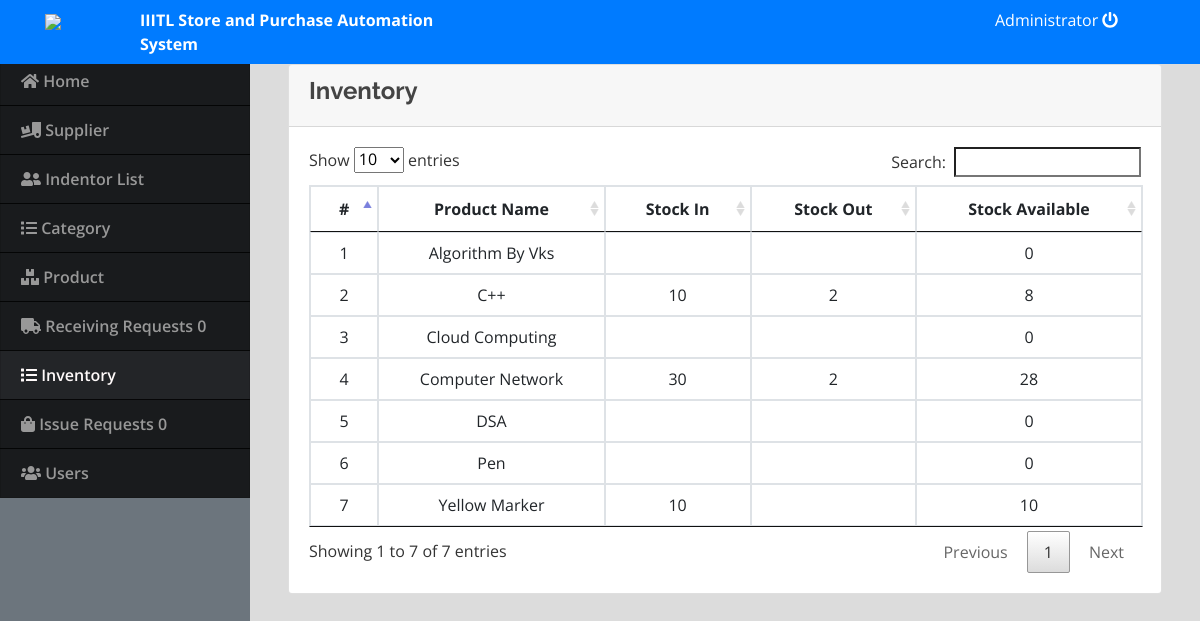
/index.php?page=inventory (signed in), run on the app's committed database.
### tables this page shows
CREATE TABLE `product_list` (
  `id` int(30) NOT NULL,
  `product_id` int(30) NOT NULL,
  `category_id` int(30) NOT NULL,
  `name` varchar(150) NOT NULL,
  `mfg_date` date NOT NULL,
  `exp_date` date NOT NULL,
  `description` text NOT NULL
);

### inventory.php (the view, shortened to what this page needs)
<?php include 'db_connect.php' ?>
<div class="container-fluid">
	<div class="col-lg-12">
		<div class="row">
			<div class="col-md-12">
				<div class="card">
					<div class="card-header">
						<h4><b>Inventory</b></h4>
					</div>
					<div class="card-body">
						<table class="table table-bordered">
							<thead>
								<th class="text-center">#</th>
								<th class="text-center">Product Name</th>
								<th class="text-center">Stock In</th>
								<th class="text-center">Stock Out</th>
								<th class="text-center">Stock Available</th>
							</thead>
							<tbody>
							<?php
								$i = 1;
								$product = $conn->query("SELECT * FROM product_list r order by name asc");
								while($row=$product->fetch_assoc()):
								$inn = $conn->query("SELECT sum(qty) as inn FROM inventory where type = 1 and product_id = ".$row['id']);
								$inn = $inn && $inn->num_rows > 0 ? $inn->fetch_array()['inn'] : 0;
								$out = $conn->query("SELECT sum(qty) as `out` FROM inventory where type = 2 and product_id = ".$row['id']);
								$out = $out && $out->num_rows > 0 ? $out->fetch_array()['out'] : 0;
								     $available = $inn - $out;
							?>
								<tr>
									<td class="text-center"><?php echo $i++ ?></td>
									<td class="text-center"><?php echo $row['name'] ?></td>
									<td class="text-center"><?php echo $inn ?></td>
									<td class="text-center"><?php echo $out ?></td>
									<td class="text-center"><?php echo $available ?></td>
								</tr>
							<?php endwhile; ?>
							</tbody>
						</table>
					</div>
				</div>
			</div>
		</div>
	</div>
</div>

### assets/css/style.css (style rules this page uses)
body { font-family: "Open Sans", sans-serif; color: #444444; width: 100%; height: calc(100%); }
h1, h2, h3, h4, h5, h6 { font-family: "Raleway", sans-serif; }

### index.php (style rules this page uses)
body { background: #80808045; }

### data on the page
product_list: name "Algorithm By Vks", available "0"
product_list: name "C++", inn "10", out "2", available "8"
product_list: name "Cloud Computing", available "0"
product_list: name "Computer Network", inn "30", out "2", available "28"
product_list: name "DSA", available "0"
product_list: name "Pen", available "0"
product_list: name "Yellow Marker", inn "10", available "10"

### other printed values
$_SESSION['login_name'] "Administrator"
$a['total'] "0"
$c['total'] "0"
